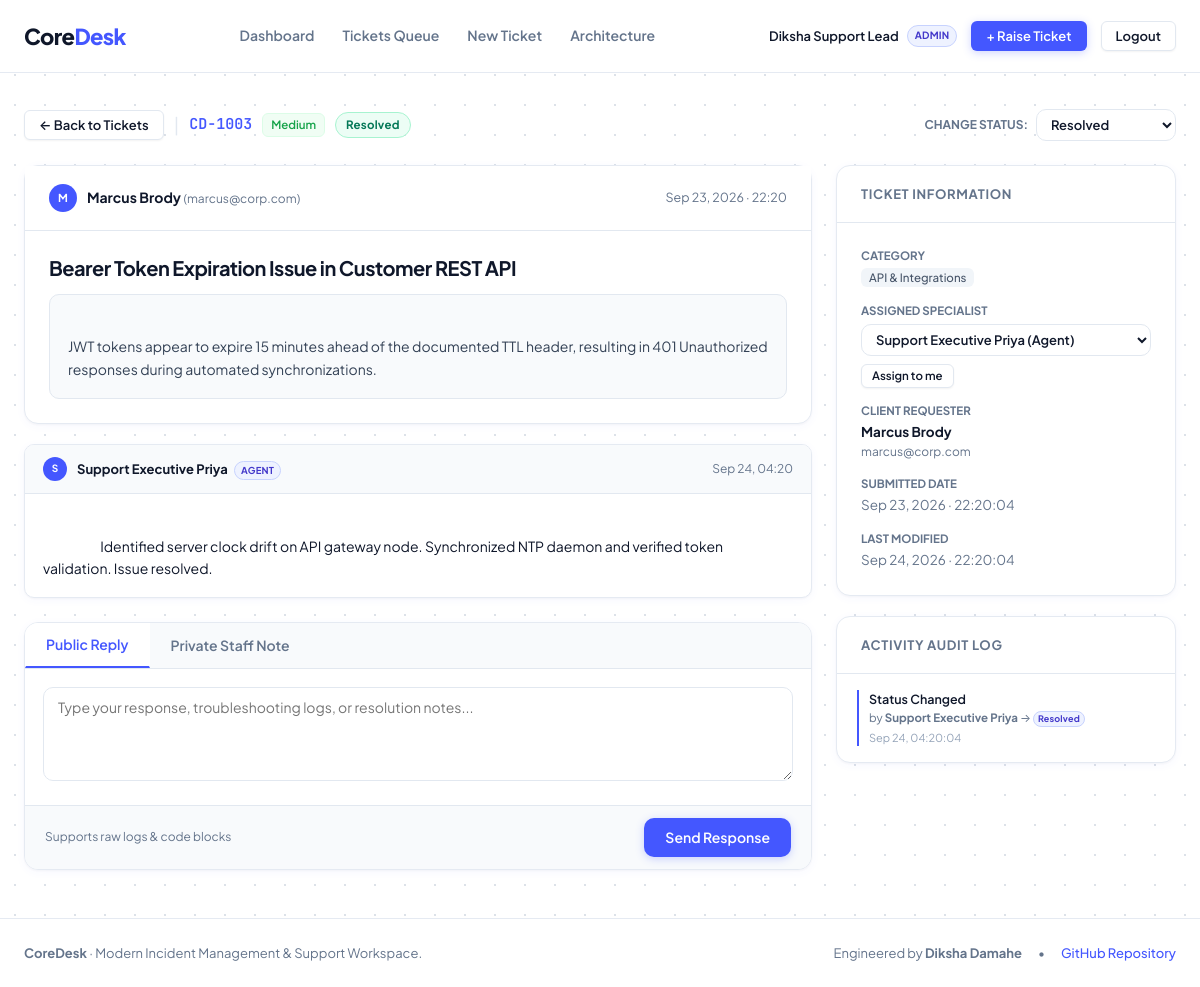
/ticket-view.php?id=3 (signed in), run on the app's committed database.
### tables this page shows
CREATE TABLE IF NOT EXISTS users (
    id INT AUTO_INCREMENT PRIMARY KEY,
    name VARCHAR(100) NOT NULL,
    email VARCHAR(150) NOT NULL UNIQUE,
    password_hash VARCHAR(255) NOT NULL,
    role ENUM('admin', 'agent', 'customer') NOT NULL DEFAULT 'customer',
    created_at TIMESTAMP DEFAULT CURRENT_TIMESTAMP
);

CREATE TABLE IF NOT EXISTS tickets (
    id INT AUTO_INCREMENT PRIMARY KEY,
    ticket_code VARCHAR(20) NOT NULL UNIQUE,
    user_id INT NOT NULL,
    category_id INT NOT NULL,
    subject VARCHAR(255) NOT NULL,
    description TEXT NOT NULL,
    priority ENUM('Low', 'Medium', 'High', 'Critical') NOT NULL DEFAULT 'Medium',
    status ENUM('Open', 'In-Progress', 'Resolved', 'Closed') NOT NULL DEFAULT 'Open',
    assigned_agent_id INT NULL,
    created_at TIMESTAMP DEFAULT CURRENT_TIMESTAMP,
    updated_at TIMESTAMP DEFAULT CURRENT_TIMESTAMP ON UPDATE CURRENT_TIMESTAMP,
    resolved_at TIMESTAMP NULL,
    FOREIGN KEY (user_id) REFERENCES users(id) ON DELETE CASCADE,
    FOREIGN KEY (category_id) REFERENCES categories(id) ON DELETE RESTRICT,
    FOREIGN KEY (assigned_agent_id) REFERENCES users(id) ON DELETE SET NULL,
    INDEX idx_status_priority (status, priority),
    INDEX idx_user (user_id),
    INDEX idx_agent (assigned_agent_id)
);

CREATE TABLE IF NOT EXISTS ticket_replies (
    id INT AUTO_INCREMENT PRIMARY KEY,
    ticket_id INT NOT NULL,
    user_id INT NOT NULL,
    message TEXT NOT NULL,
    is_internal_note TINYINT(1) NOT NULL DEFAULT 0,
    created_at TIMESTAMP DEFAULT CURRENT_TIMESTAMP,
    FOREIGN KEY (ticket_id) REFERENCES tickets(id) ON DELETE CASCADE,
    FOREIGN KEY (user_id) REFERENCES users(id) ON DELETE CASCADE,
    INDEX idx_ticket_replies (ticket_id, created_at)
);

CREATE TABLE IF NOT EXISTS categories (
    id INT AUTO_INCREMENT PRIMARY KEY,
    name VARCHAR(80) NOT NULL UNIQUE,
    description VARCHAR(255) NULL
);

CREATE TABLE IF NOT EXISTS ticket_logs (
    id INT AUTO_INCREMENT PRIMARY KEY,
    ticket_id INT NOT NULL,
    user_id INT NOT NULL,
    action VARCHAR(100) NOT NULL,
    old_value VARCHAR(100) NULL,
    new_value VARCHAR(100) NULL,
    created_at TIMESTAMP DEFAULT CURRENT_TIMESTAMP,
    FOREIGN KEY (ticket_id) REFERENCES tickets(id) ON DELETE CASCADE,
    FOREIGN KEY (user_id) REFERENCES users(id) ON DELETE CASCADE
);

### ticket-view.php (the view, shortened to what the rows shown need)
<?php
require_once __DIR__ . '/config/auth.php';
require_once __DIR__ . '/config/database.php';
$currentUser = getLoggedInUser();
$ticketId = (int)($_GET['id'] ?? 0);
$stmt = $pdo->prepare("
    SELECT
        t.*,
        c.name AS category_name,
        u.name AS customer_name,
        u.email AS customer_email,
        a.name AS agent_name,
        a.email AS agent_email
    FROM tickets t
    INNER JOIN categories c ON t.category_id = c.id
    INNER JOIN users u ON t.user_id = u.id
    LEFT JOIN users a ON t.assigned_agent_id = a.id
    WHERE t.id = :id
    LIMIT 1
");
$stmt->execute(['id' => $ticketId]);
$ticket = $stmt->fetch();
$staffAgents = [];
if ($currentUser['role'] !== 'customer') {
    $staffAgents = $pdo->query("SELECT id, name, role FROM users WHERE role IN ('admin', 'agent') ORDER BY role ASC, name ASC")->fetchAll();
}
$repliesSql = "
    SELECT
        tr.*,
        u.name AS user_name,
        u.role AS user_role,
        u.email AS user_email
    FROM ticket_replies tr
    INNER JOIN users u ON tr.user_id = u.id
    WHERE tr.ticket_id = :ticket_id
";
$repliesSql .= " ORDER BY tr.created_at ASC";
$repliesStmt = $pdo->prepare($repliesSql);
$repliesStmt->execute(['ticket_id' => $ticketId]);
$replies = $repliesStmt->fetchAll();
$logsStmt = $pdo->prepare("
    SELECT
        tl.*,
        u.name AS actor_name
    FROM ticket_logs tl
    INNER JOIN users u ON tl.user_id = u.id
    WHERE tl.ticket_id = :ticket_id
    ORDER BY tl.created_at DESC
    LIMIT 10
");
$logsStmt->execute(['ticket_id' => $ticketId]);
$logs = $logsStmt->fetchAll();
require_once __DIR__ . '/includes/header.php';
?>
<div style="display: flex; justify-content: space-between; align-items: center; margin-bottom: 24px; flex-wrap: wrap; gap: 14px;">
    <div style="display: flex; align-items: center; gap: 10px; flex-wrap: wrap;">
        <a href="tickets.php" class="btn btn-secondary btn-sm">
            &larr; Back to Tickets
        </a>
        <span style="color: var(--border-subtle); font-size: 18px;">|</span>
        <span class="ticket-key" style="font-size: 15px;"><?= e($ticket['ticket_code']) ?></span>
        <span class="priority-pill priority-<?= strtolower($ticket['priority']) ?>">
            <?= e($ticket['priority']) ?>
        </span>
        <span class="status-pill status-<?= strtolower(str_replace('-', '', $ticket['status'])) ?> js-status-badge-<?= (int)$ticket['id'] ?>">
            <?= e($ticket['status']) ?>
        </span>
    </div>
    <?php if ($currentUser['role'] !== 'customer'): ?>
        <div style="display: flex; align-items: center; gap: 8px;">
            <span style="font-size: 12px; font-weight: 700; text-transform: uppercase; color: var(--text-muted);">Change Status:</span>
            <select class="form-control form-control-sm js-status-select" data-ticket-id="<?= (int)$ticket['id'] ?>" style="width: 140px; font-weight: 600;">
                <option value="Resolved" <?= $ticket['status'] === 'Resolved' ? 'selected' : '' ?>>Resolved</option>
            </select>
        </div>
    <?php endif; ?>
</div>
<div class="workspace-grid">
    <div>
        <div class="card" style="margin-bottom: 20px;">
            <div class="card-header" style="background: #ffffff;">
                <div style="display: flex; align-items: center; gap: 10px;">
                    <div class="avatar-initial" style="background: var(--primary);">
                        <?= strtoupper(substr($ticket['customer_name'], 0, 1)) ?>
                    </div>
                    <div>
                        <strong style="color: var(--text-heading); font-size: 14px;"><?= e($ticket['customer_name']) ?></strong>
                        <span style="color: var(--text-muted); font-size: 12px;">(<?= e($ticket['customer_email']) ?>)</span>
                    </div>
                </div>
                <span style="color: var(--text-muted); font-size: 12.5px;">
                    <?= date('M d, Y · H:i', strtotime($ticket['created_at'])) ?>
                </span>
            </div>
            <div class="card-body">
                <h2 style="font-size: 20px; font-weight: 700; margin-bottom: 14px; color: var(--text-heading);">
                    <?= e($ticket['subject']) ?>
                </h2>
                <div style="background: #f8fafc; border: 1px solid var(--border-subtle); border-radius: var(--radius-md); padding: 18px; font-size: 14px; line-height: 1.6; white-space: pre-wrap;">
<?= e($ticket['description']) ?>
                </div>
            </div>
        </div>
        <div id="ticket-replies-list" class="thread-stream">
            <?php foreach ($replies as $reply): ?>
                <?php
                    $isInternal = (int)$reply['is_internal_note'] === 1;
                    $initial = strtoupper(substr($reply['user_name'], 0, 1));
                    $bg = $reply['user_role'] === 'admin' ? '#3244e8' : ($reply['user_role'] === 'agent' ? '#4457ff' : '#6366f1');
                ?>
                <div class="reply-card <?= $isInternal ? 'internal-note' : '' ?>">
                    <div class="reply-header">
                        <div style="display: flex; align-items: center; gap: 10px;">
                            <div class="avatar-initial" style="background: <?= $bg ?>; width: 24px; height: 24px; font-size: 10px;">
                                <?= $initial ?>
                            </div>
                            <div>
                                <strong style="font-size: 13px; color: var(--text-heading);"><?= e($reply['user_name']) ?></strong>
                                <span class="status-pill status-open" style="font-size: 9.5px; padding: 1px 6px; margin-left: 4px;">
                                    <?= strtoupper(e($reply['user_role'])) ?>
                                </span>
                            </div>
                        </div>
                        <span style="font-size: 12px; color: var(--text-muted);">
                            <?= date('M d, H:i', strtotime($reply['created_at'])) ?>
                        </span>
                    </div>
                    <div class="reply-body">
                        <?= e($reply['message']) ?>
                    </div>
                </div>
            <?php endforeach; ?>
        </div>
    </div>
    <div>
        <div class="card" style="margin-bottom: 20px;">
            <div class="card-body" style="font-size: 13.5px; display: flex; flex-direction: column; gap: 14px;">
                <div>
                    <span style="font-size: 11.5px; text-transform: uppercase; font-weight: 700; color: var(--text-muted); display: block; margin-bottom: 2px;">Category</span>
                    <span class="category-tag"><?= e($ticket['category_name']) ?></span>
                </div>
                <div>
                    <?php if ($currentUser['role'] !== 'customer'): ?>
                        <div style="display: flex; flex-direction: column; gap: 8px;">
                            <select id="ticket-assignee-select" class="form-control form-control-sm" style="font-weight: 600;" onchange="assignSpecialist(<?= (int)$ticket['id'] ?>, this.value)">
                                <?php foreach ($staffAgents as $sa): ?>
                                    <option value="<?= (int)$sa['id'] ?>" <?= ((int)($ticket['assigned_agent_id'] ?? 0) === (int)$sa['id']) ? 'selected' : '' ?>>
                                        <?= e($sa['name']) ?> (<?= ucfirst(e($sa['role'])) ?>)
                                    </option>
                                <?php endforeach; ?>
                            </select>
                            <?php if ((int)($ticket['assigned_agent_id'] ?? 0) !== (int)$currentUser['id']): ?>
                                <button type="button" class="btn btn-secondary btn-sm" onclick="assignSpecialist(<?= (int)$ticket['id'] ?>, <?= (int)$currentUser['id'] ?>)" style="align-self: flex-start; font-size: 11.5px; padding: 4px 10px;">
                                    Assign to me
                                </button>
                            <?php else: ?>
                                <span style="font-size: 11.5px; color: #047857; font-weight: 600;">Assigned to you</span>
                            <?php endif; ?>
                        </div>
                    <?php else: ?>
                        <strong style="color: var(--text-heading);"><?= e($ticket['agent_name'] ?? 'Support Team Triage') ?></strong>
                        <div style="font-size: 11.5px; color: var(--text-muted); margin-top: 2px;">Assigned engineering specialist</div>
                    <?php endif; ?>
                </div>
                <div>
                    <span style="font-size: 11.5px; text-transform: uppercase; font-weight: 700; color: var(--text-muted); display: block; margin-bottom: 2px;">Client Requester</span>
                    <strong style="color: var(--text-heading);"><?= e($ticket['customer_name']) ?></strong>
                    <div style="font-size: 12px; color: var(--text-muted);"><?= e($ticket['customer_email']) ?></div>
                </div>
                <div>
                    <span style="font-size: 11.5px; text-transform: uppercase; font-weight: 700; color: var(--text-muted); display: block; margin-bottom: 2px;">Submitted Date</span>
                    <span style="color: var(--text-muted);"><?= date('M d, Y · H:i:s', strtotime($ticket['created_at'])) ?></span>
                </div>
                <div>
                    <span style="font-size: 11.5px; text-transform: uppercase; font-weight: 700; color: var(--text-muted); display: block; margin-bottom: 2px;">Last Modified</span>
                    <span style="color: var(--text-muted);"><?= date('M d, Y · H:i:s', strtotime($ticket['updated_at'] ?? $ticket['created_at'])) ?></span>
                </div>
            </div>
        </div>
        <div class="card">
            <div class="card-body" style="padding: 16px 20px;">
                <?php if (empty($logs)): ?>
                    <p style="color: var(--text-muted); font-size: 12.5px; margin: 0;">No audit events recorded yet.</p>
                <?php else: ?>
                    <ul style="list-style: none; padding: 0; margin: 0; display: flex; flex-direction: column; gap: 14px;">
                        <?php foreach ($logs as $log): ?>
                            <li style="border-left: 2px solid var(--primary); padding-left: 10px; font-size: 12.5px;">
                                <div style="font-weight: 600; color: var(--text-heading);"><?= e($log['action']) ?></div>
                                <div style="color: var(--text-muted); font-size: 11.5px;">
                                    by <strong><?= e($log['actor_name']) ?></strong>
                                    <?php if ($log['new_value']): ?>
                                        &rarr; <span class="status-pill status-open" style="font-size: 9px; padding: 0 4px;"><?= e($log['new_value']) ?></span>
                                    <?php endif; ?>
                                </div>
                                <div style="color: var(--text-subtlest); font-size: 11px; margin-top: 2px;">
                                    <?= date('M d, H:i:s', strtotime($log['created_at'])) ?>
                                </div>
                            </li>
                        <?php endforeach; ?>
                    </ul>
                <?php endif; ?>
            </div>
        </div>
    </div>
</div>
<?php require_once __DIR__ . '/includes/footer.php'; ?>

### includes/header.php (shortened to what the rows shown need)
<?php
require_once __DIR__ . '/../config/auth.php';
$currentUser = getLoggedInUser();
?>
<!DOCTYPE html>
<html lang="en">
<head>
    <link rel="stylesheet" href="assets/css/style.css?v=2">
</head>
<body>
<header class="site-navbar">
    <div class="container navbar-inner">
        <div class="nav-right-actions">
            <?php if ($currentUser): ?>
                <div style="display: flex; align-items: center; gap: 8px; font-size: 13px;">
                    <span style="font-weight: 600; color: var(--text-heading);"><?= e($currentUser['name']) ?></span>
                    <span class="status-pill status-open" style="font-size: 10px; padding: 2px 7px;">
                        <?= strtoupper(e($currentUser['role'])) ?>
                    </span>
                </div>
                <a href="create-ticket.php" class="btn btn-primary btn-sm">
                    + Raise Ticket
                </a>
                <a href="logout.php" class="btn btn-secondary btn-sm" title="Sign Out">
                    Logout
                </a>
            <?php else: ?>
                <a href="login.php" class="btn btn-primary btn-sm">
                    Sign In
                </a>
            <?php endif; ?>
        </div>
    </div>
</header>
<main style="flex: 1; padding: 36px 0 48px;">
    <div class="container">

### data on the page
users: name "Diksha Support Lead", role "ADMIN"
tickets: ticket_code "CD-1003", priority "Medium", status "Resolved", status+id "Resolved", user.name "M", user.name "Marcus Brody", user.email "marcus@corp.com", created_at "Sep 23, 2026 · 22:20", subject "Bearer Token Expiration Issue in Customer REST API", description "JWT tokens appear to expire 15 minutes ahead of the documented TTL header, resulting in 401 Unauthorized responses during automated synchronizations.", category.name "API & Integrations", assigned_agent+id "Support Executive Priya (Agent)", created_at "Sep 23, 2026 · 22:20:04", updated_at "Sep 24, 2026 · 22:20:04"
ticket_replies: user.name "S", user.name "Support Executive Priya", user.role "AGENT", created_at "Sep 24, 04:20", message "Identified server clock drift on API gateway node. Synchronized NTP daemon and verified token validation. Issue resolved."
ticket_logs: action "Status Changed", user.name "Support Executive Priya", new_value "Resolved", created_at "Sep 24, 04:20:04"
